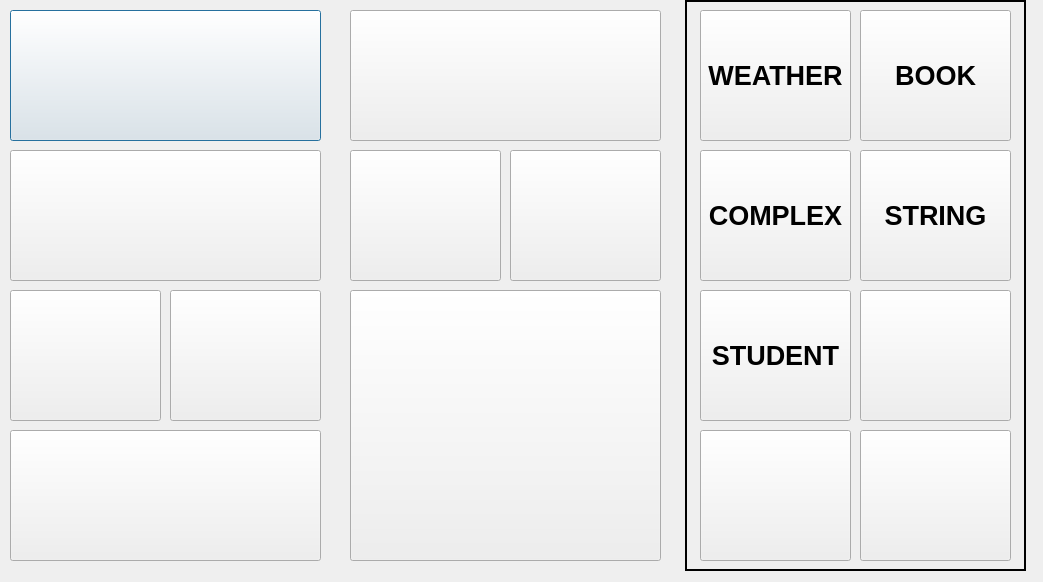
<?xml version="1.0" encoding="UTF-8"?>
<ui version="4.0">
 <class>Application1</class>
 <widget class="QDialog" name="Application1">
  <property name="geometry">
   <rect>
    <x>0</x>
    <y>0</y>
    <width>1043</width>
    <height>582</height>
   </rect>
  </property>
  <property name="windowTitle">
   <string>Dialog</string>
  </property>
  <widget class="QPushButton" name="pushButton">
   <property name="geometry">
    <rect>
     <x>10</x>
     <y>10</y>
     <width>311</width>
     <height>131</height>
    </rect>
   </property>
   <property name="text">
    <string/>
   </property>
  </widget>
  <widget class="QPushButton" name="pushButton_4">
   <property name="geometry">
    <rect>
     <x>10</x>
     <y>430</y>
     <width>311</width>
     <height>131</height>
    </rect>
   </property>
   <property name="text">
    <string/>
   </property>
  </widget>
  <widget class="QPushButton" name="pushButton_5">
   <property name="geometry">
    <rect>
     <x>350</x>
     <y>10</y>
     <width>311</width>
     <height>131</height>
    </rect>
   </property>
   <property name="text">
    <string/>
   </property>
  </widget>
  <widget class="QPushButton" name="pushButton_3">
   <property name="geometry">
    <rect>
     <x>10</x>
     <y>290</y>
     <width>151</width>
     <height>131</height>
    </rect>
   </property>
   <property name="text">
    <string/>
   </property>
   <property name="icon">
    <iconset>
     <normaloff>../../Music/8/icon/application/calculator-icon.jpg</normaloff>../../Music/8/icon/application/calculator-icon.jpg</iconset>
   </property>
   <property name="iconSize">
    <size>
     <width>170</width>
     <height>160</height>
    </size>
   </property>
  </widget>
  <widget class="QPushButton" name="pushButton_14">
   <property name="geometry">
    <rect>
     <x>170</x>
     <y>290</y>
     <width>151</width>
     <height>131</height>
    </rect>
   </property>
   <property name="text">
    <string/>
   </property>
  </widget>
  <widget class="QPushButton" name="pushButton_7">
   <property name="geometry">
    <rect>
     <x>350</x>
     <y>150</y>
     <width>151</width>
     <height>131</height>
    </rect>
   </property>
   <property name="text">
    <string/>
   </property>
   <property name="icon">
    <iconset>
     <normaloff>../../Music/8/icon/application/note.png</normaloff>../../Music/8/icon/application/note.png</iconset>
   </property>
   <property name="iconSize">
    <size>
     <width>180</width>
     <height>180</height>
    </size>
   </property>
  </widget>
  <widget class="QPushButton" name="pushButton_15">
   <property name="geometry">
    <rect>
     <x>510</x>
     <y>150</y>
     <width>151</width>
     <height>131</height>
    </rect>
   </property>
   <property name="text">
    <string/>
   </property>
  </widget>
  <widget class="QPushButton" name="pushButton_2">
   <property name="geometry">
    <rect>
     <x>10</x>
     <y>150</y>
     <width>311</width>
     <height>131</height>
    </rect>
   </property>
   <property name="text">
    <string/>
   </property>
  </widget>
  <widget class="QPushButton" name="pushButton_12">
   <property name="geometry">
    <rect>
     <x>350</x>
     <y>290</y>
     <width>311</width>
     <height>271</height>
    </rect>
   </property>
   <property name="text">
    <string/>
   </property>
   <property name="icon">
    <iconset>
     <normaloff>../../Music/8/icon/application/paint1.png</normaloff>../../Music/8/icon/application/paint1.png</iconset>
   </property>
   <property name="iconSize">
    <size>
     <width>380</width>
     <height>380</height>
    </size>
   </property>
  </widget>
  <widget class="QPushButton" name="pushButton_16">
   <property name="geometry">
    <rect>
     <x>700</x>
     <y>290</y>
     <width>151</width>
     <height>131</height>
    </rect>
   </property>
   <property name="font">
    <font>
     <pointsize>20</pointsize>
     <weight>75</weight>
     <bold>true</bold>
    </font>
   </property>
   <property name="text">
    <string>STUDENT</string>
   </property>
  </widget>
  <widget class="QPushButton" name="pushButton_17">
   <property name="geometry">
    <rect>
     <x>860</x>
     <y>290</y>
     <width>151</width>
     <height>131</height>
    </rect>
   </property>
   <property name="font">
    <font>
     <pointsize>20</pointsize>
     <weight>75</weight>
     <bold>true</bold>
    </font>
   </property>
   <property name="text">
    <string/>
   </property>
  </widget>
  <widget class="QPushButton" name="pushButton_18">
   <property name="geometry">
    <rect>
     <x>860</x>
     <y>430</y>
     <width>151</width>
     <height>131</height>
    </rect>
   </property>
   <property name="font">
    <font>
     <pointsize>20</pointsize>
     <weight>75</weight>
     <bold>true</bold>
    </font>
   </property>
   <property name="text">
    <string/>
   </property>
  </widget>
  <widget class="QPushButton" name="pushButton_19">
   <property name="geometry">
    <rect>
     <x>700</x>
     <y>430</y>
     <width>151</width>
     <height>131</height>
    </rect>
   </property>
   <property name="font">
    <font>
     <pointsize>20</pointsize>
     <weight>75</weight>
     <bold>true</bold>
    </font>
   </property>
   <property name="text">
    <string/>
   </property>
  </widget>
  <widget class="QPushButton" name="pushButton_20">
   <property name="geometry">
    <rect>
     <x>860</x>
     <y>150</y>
     <width>151</width>
     <height>131</height>
    </rect>
   </property>
   <property name="font">
    <font>
     <pointsize>20</pointsize>
     <weight>75</weight>
     <bold>true</bold>
    </font>
   </property>
   <property name="text">
    <string>STRING</string>
   </property>
  </widget>
  <widget class="QPushButton" name="pushButton_21">
   <property name="geometry">
    <rect>
     <x>700</x>
     <y>150</y>
     <width>151</width>
     <height>131</height>
    </rect>
   </property>
   <property name="font">
    <font>
     <pointsize>20</pointsize>
     <weight>75</weight>
     <bold>true</bold>
    </font>
   </property>
   <property name="text">
    <string>COMPLEX</string>
   </property>
  </widget>
  <widget class="QPushButton" name="pushButton_22">
   <property name="geometry">
    <rect>
     <x>860</x>
     <y>10</y>
     <width>151</width>
     <height>131</height>
    </rect>
   </property>
   <property name="font">
    <font>
     <pointsize>20</pointsize>
     <weight>75</weight>
     <bold>true</bold>
    </font>
   </property>
   <property name="text">
    <string>BOOK</string>
   </property>
  </widget>
  <widget class="QPushButton" name="pushButton_23">
   <property name="geometry">
    <rect>
     <x>700</x>
     <y>10</y>
     <width>151</width>
     <height>131</height>
    </rect>
   </property>
   <property name="font">
    <font>
     <pointsize>20</pointsize>
     <weight>75</weight>
     <bold>true</bold>
    </font>
   </property>
   <property name="text">
    <string>WEATHER</string>
   </property>
  </widget>
  <widget class="QLabel" name="label">
   <property name="geometry">
    <rect>
     <x>685</x>
     <y>0</y>
     <width>341</width>
     <height>571</height>
    </rect>
   </property>
   <property name="frameShape">
    <enum>QFrame::WinPanel</enum>
   </property>
   <property name="text">
    <string/>
   </property>
  </widget>
  <zorder>label</zorder>
  <zorder>pushButton</zorder>
  <zorder>pushButton_4</zorder>
  <zorder>pushButton_5</zorder>
  <zorder>pushButton_3</zorder>
  <zorder>pushButton_14</zorder>
  <zorder>pushButton_7</zorder>
  <zorder>pushButton_15</zorder>
  <zorder>pushButton_2</zorder>
  <zorder>pushButton_12</zorder>
  <zorder>pushButton_16</zorder>
  <zorder>pushButton_17</zorder>
  <zorder>pushButton_18</zorder>
  <zorder>pushButton_19</zorder>
  <zorder>pushButton_20</zorder>
  <zorder>pushButton_21</zorder>
  <zorder>pushButton_22</zorder>
  <zorder>pushButton_23</zorder>
 </widget>
 <resources/>
 <connections/>
</ui>
